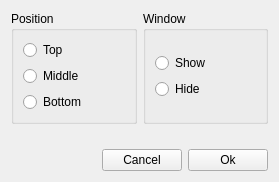
<?xml version="1.0" encoding="UTF-8"?>
<ui version="4.0">
 <class>ChangeTextOptionsDialog</class>
 <widget class="QWidget" name="ChangeTextOptionsDialog">
  <property name="windowModality">
   <enum>Qt::ApplicationModal</enum>
  </property>
  <property name="geometry">
   <rect>
    <x>0</x>
    <y>0</y>
    <width>279</width>
    <height>182</height>
   </rect>
  </property>
  <property name="windowTitle">
   <string>Change Text Options</string>
  </property>
  <layout class="QGridLayout" name="gridLayout_5">
   <item row="2" column="0" colspan="2">
    <layout class="QHBoxLayout" name="horizontalLayout">
     <item>
      <spacer name="horizontalSpacer">
       <property name="orientation">
        <enum>Qt::Horizontal</enum>
       </property>
       <property name="sizeHint" stdset="0">
        <size>
         <width>40</width>
         <height>20</height>
        </size>
       </property>
      </spacer>
     </item>
     <item>
      <widget class="QPushButton" name="button_cancel">
       <property name="text">
        <string>Cancel</string>
       </property>
      </widget>
     </item>
     <item>
      <widget class="QPushButton" name="button_ok">
       <property name="text">
        <string>Ok</string>
       </property>
      </widget>
     </item>
    </layout>
   </item>
   <item row="0" column="0">
    <widget class="QGroupBox" name="groupBox">
     <property name="title">
      <string>Position</string>
     </property>
     <layout class="QGridLayout" name="gridLayout_2">
      <item row="0" column="0">
       <layout class="QGridLayout" name="gridLayout">
        <item row="0" column="0">
         <widget class="QRadioButton" name="radio_pos_top">
          <property name="text">
           <string>Top</string>
          </property>
         </widget>
        </item>
        <item row="1" column="0">
         <widget class="QRadioButton" name="radio_pos_middle">
          <property name="text">
           <string>Middle</string>
          </property>
         </widget>
        </item>
        <item row="2" column="0">
         <widget class="QRadioButton" name="radio_pos_bottom">
          <property name="text">
           <string>Bottom</string>
          </property>
         </widget>
        </item>
       </layout>
      </item>
     </layout>
    </widget>
   </item>
   <item row="0" column="1">
    <widget class="QGroupBox" name="groupBox_2">
     <property name="title">
      <string>Window</string>
     </property>
     <layout class="QGridLayout" name="gridLayout_4">
      <item row="0" column="0">
       <layout class="QGridLayout" name="gridLayout_3">
        <item row="0" column="0">
         <widget class="QRadioButton" name="radio_win_show">
          <property name="text">
           <string>Show</string>
          </property>
         </widget>
        </item>
        <item row="1" column="0">
         <widget class="QRadioButton" name="radio_win_hide">
          <property name="text">
           <string>Hide</string>
          </property>
         </widget>
        </item>
       </layout>
      </item>
     </layout>
    </widget>
   </item>
   <item row="1" column="1">
    <spacer name="verticalSpacer">
     <property name="orientation">
      <enum>Qt::Vertical</enum>
     </property>
     <property name="sizeHint" stdset="0">
      <size>
       <width>20</width>
       <height>40</height>
      </size>
     </property>
    </spacer>
   </item>
  </layout>
 </widget>
 <resources/>
 <connections/>
</ui>
